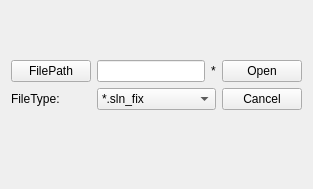
             <widget class="QWidget" name="tab_8">
              <attribute name="title">
               <string>OpenProject</string>
              </attribute>
              <layout class="QGridLayout" name="gridLayout_12">
               <item row="0" column="1">
                <spacer name="verticalSpacer_9">
                 <property name="orientation">
                  <enum>Qt::Vertical</enum>
                 </property>
                 <property name="sizeHint" stdset="0">
                  <size>
                   <width>20</width>
                   <height>49</height>
                  </size>
                 </property>
                </spacer>
               </item>
               <item row="1" column="0">
                <widget class="QPushButton" name="pushButton_ScanOpenProject">
                 <property name="text">
                  <string>FilePath</string>
                 </property>
                </widget>
               </item>
               <item row="1" column="1">
                <widget class="QLineEdit" name="lineEdit_OpenProject"/>
               </item>
               <item row="1" column="2">
                <widget class="QLabel" name="label_12">
                 <property name="text">
                  <string>*</string>
                 </property>
                </widget>
               </item>
               <item row="1" column="3">
                <widget class="QPushButton" name="pushButton_OpenProOpen">
                 <property name="text">
                  <string>Open</string>
                 </property>
                </widget>
               </item>
               <item row="2" column="0">
                <widget class="QLabel" name="label_11">
                 <property name="text">
                  <string>FileType:</string>
                 </property>
                </widget>
               </item>
               <item row="2" column="1" colspan="2">
                <widget class="QComboBox" name="comboBox_2">
                 <item>
                  <property name="text">
                   <string>*.sln_fix</string>
                  </property>
                 </item>
                </widget>
               </item>
               <item row="2" column="3">
                <widget class="QPushButton" name="pushButton_CancelProject">
                 <property name="text">
                  <string>Cancel</string>
                 </property>
                </widget>
               </item>
               <item row="3" column="1">
                <spacer name="verticalSpacer_10">
                 <property name="orientation">
                  <enum>Qt::Vertical</enum>
                 </property>
                 <property name="sizeHint" stdset="0">
                  <size>
                   <width>20</width>
                   <height>68</height>
                  </size>
                 </property>
                </spacer>
               </item>
              </layout>
             </widget>
